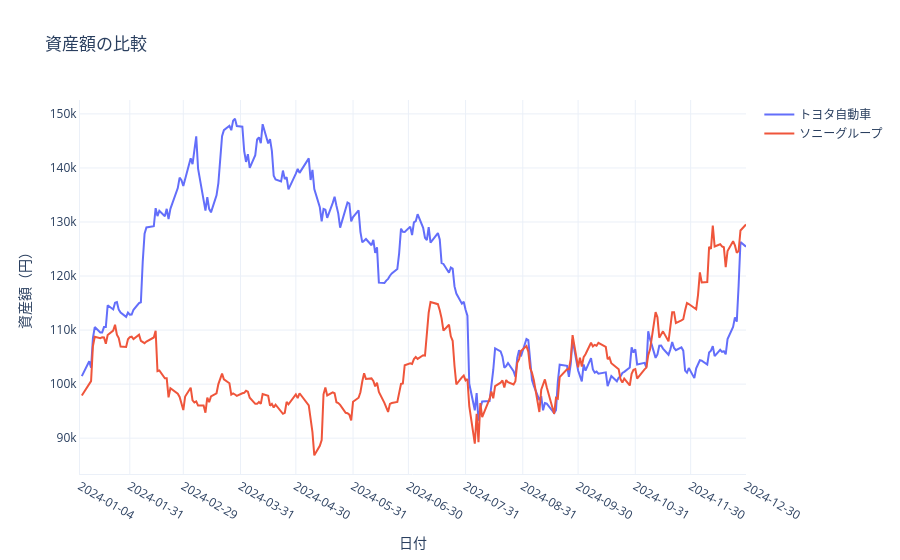

Notebook cell for this chart:
### Markdown cell above
#### 累積資産額の時系列チャート（Plotly）

`plotly.graph_objs.Scatter` を使い、各銘柄の `Asset Value` を一枚のグラフに重ね書きします。  
x 軸には `pd.date_range(freq="ME")` で生成した月末日付を目盛りとして表示し、  
ホバーテキストには銘柄名・日付・資産額（円）を整形して表示します。

### Code cell
# ラベルを等間隔で設定し毎月末の日付を表示
tick_vals = pd.date_range(
    start=df.index.get_level_values("date").min(),
    end=df.index.get_level_values("date").max(),
    freq="ME"  # 月末
)
tick_vals = [pd.Timestamp(df.index.get_level_values("date").min())] + list(tick_vals) + [pd.Timestamp(df.index.get_level_values("date").max())]
tick_vals = sorted(set(tick_vals))  # 重複を排除し昇順に並べる

# Plotlyで可視化
fig = go.Figure()

for i, ticker in enumerate(codes):
    # 各銘柄のデータを抽出
    ticker_data = df.loc[ticker]
    # 銘柄コードから企業名を取得（なければコードを使用）
    name = company_names[i]['name']

    # 資産額のプロット
    fig.add_trace(go.Scatter(
        x=ticker_data.index.get_level_values("date"),
        y=ticker_data["Asset Value"],
        mode="lines",
        name=name,
        hoverinfo="text",
        text=[
            f"<b>{date}</b><br>{name} 資産額: {value:,.0f} 円"
            for date, value in zip(ticker_data.index.get_level_values("date"), ticker_data["Asset Value"])
        ]
    ))

# グラフの設定
fig.update_layout(
    title="資産額の比較",
    xaxis=dict(
        title="日付",
        showline=True,
        showgrid=True,
        tickformat="%Y-%m-%d",  # 日付フォーマット
        tickvals=tick_vals,  # ラベルを表示する日付
        ticktext=[str(t.date()) for t in tick_vals],  # ラベルとして表示するテキスト
    ),
    yaxis=dict(
        title="資産額（円）",
        showline=True
    ),
    template="plotly_white",
)
# グラフを表示
fig.show()

### Figure 1 — Plotly figure (JSON) as saved in the notebook; plotly's stock layout.template omitted (floating-point values rounded to 4 significant figures; data arrays with more than 128 entries replaced by an {"elided": "..."} marker saying what was removed)
{"data": [{"hoverinfo": "text", "mode": "lines", "name": "トヨタ自動車", "text": {"elided": "245 str values"}, "type": "scatter", "x": {"elided": "245 str values"}, "y": {"elided": "245 float values"}}, {"hoverinfo": "text", "mode": "lines", "name": "ソニーグループ", "text": {"elided": "245 str values"}, "type": "scatter", "x": {"elided": "245 str values"}, "y": {"elided": "245 float values"}}], "layout": {"title": {"text": "資産額の比較"}, "xaxis": {"showgrid": true, "showline": true, "tickformat": "%Y-%m-%d", "ticktext": ["2024-01-04", "2024-01-31", "2024-02-29", "2024-03-31", "2024-04-30", "2024-05-31", "2024-06-30", "2024-07-31", "2024-08-31", "2024-09-30", "2024-10-31", "2024-11-30", "2024-12-30"], "tickvals": ["2024-01-04T00:00:00", "2024-01-31T00:00:00", "2024-02-29T00:00:00", "2024-03-31T00:00:00", "2024-04-30T00:00:00", "2024-05-31T00:00:00", "2024-06-30T00:00:00", "2024-07-31T00:00:00", "2024-08-31T00:00:00", "2024-09-30T00:00:00", "2024-10-31T00:00:00", "2024-11-30T00:00:00", "2024-12-30T00:00:00"], "title": {"text": "日付"}}, "yaxis": {"showline": true, "title": {"text": "資産額（円）"}}}}
